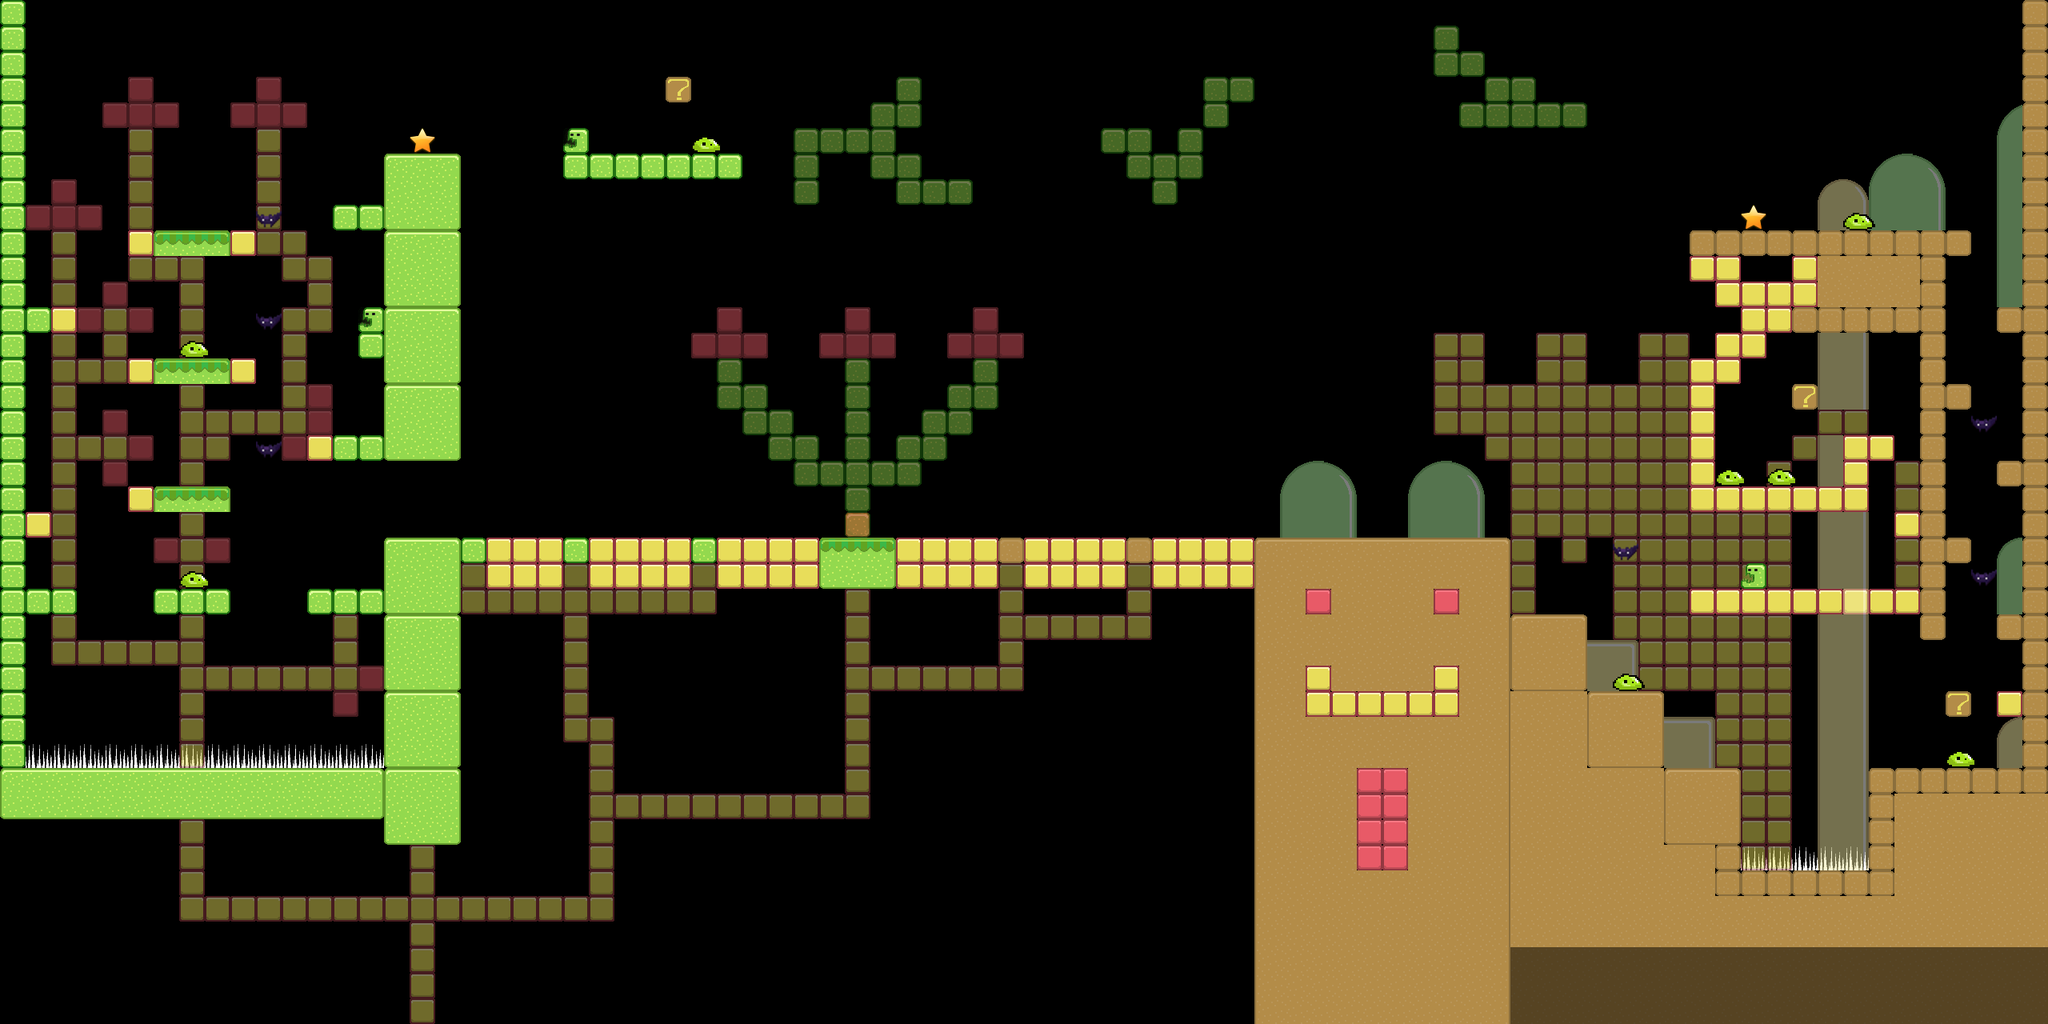

Below is a game level as drawn by its tile map, then a one-line description and the .tmx that defines it (tile-layer data replaced by summaries):
An orthogonal 80x40 tile map with 32x32 px tiles, 5 tile layers (tile, player, background, star, ...), 6 tilesets.

<map version="1.0" orientation="orthogonal" width="80" height="40" tilewidth="32" tileheight="32">
 <tileset firstgid="1" name="blockRed" tilewidth="32" tileheight="32">
  <image source="blockRed.png" width="32" height="32" />
 </tileset>
 <tileset firstgid="2" name="tileset" tilewidth="32" tileheight="32">
  <image source="tileset.png" width="192" height="576" />
  <tile id="53">
   <properties>
    <property name="type" value="fuzzyBlock" />
   </properties>
  </tile>
  <tile id="97">
   <properties>
    <property name="type" value="spikes" />
   </properties>
  </tile>
 </tileset>
 <tileset firstgid="110" name="star" tilewidth="32" tileheight="32">
  <image source="star.png" width="32" height="32" />
 </tileset>
 <tileset firstgid="111" name="slime0" tilewidth="40" tileheight="22">
  <image source="slime0.png" width="40" height="22" />
  <tile id="0">
   <properties>
    <property name="type" value="slime" />
   </properties>
  </tile>
 </tileset>
 <tileset firstgid="112" name="arrowTrap" tilewidth="32" tileheight="32">
  <image source="arrowTrap.png" width="32" height="32" />
  <tile id="0">
   <properties>
    <property name="type" value="arrowTrap" />
   </properties>
  </tile>
 </tileset>
 <tileset firstgid="113" name="bat" tilewidth="32" tileheight="32">
  <image source="bat.png" width="32" height="32" />
  <tile id="0">
   <properties>
    <property name="type" value="bat" />
   </properties>
  </tile>
 </tileset>
 <layer name="tile" width="80" height="40">
  <properties>
   <property name="type" value="entity" />
  </properties>
  <data>[3200 cells, 705 non-empty, 27 distinct tile ids]</data>
 </layer>
 <layer name="player" width="80" height="40">
  <data>[3200 cells, 1 non-empty, 1 distinct tile ids]</data>
 </layer>
 <layer name="background" width="80" height="40" opacity="0.48">
  <properties>
   <property name="type" value="background" />
  </properties>
  <data>[3200 cells, 539 non-empty, 23 distinct tile ids]</data>
 </layer>
 <layer name="star" width="80" height="40">
  <properties>
   <property name="type" value="star" />
  </properties>
  <data>[3200 cells, 2 non-empty, 1 distinct tile ids]</data>
 </layer>
 <layer name="enemies" width="80" height="40">
  <properties>
   <property name="type" value="enemies" />
  </properties>
  <data>[3200 cells, 17 non-empty, 3 distinct tile ids]</data>
 </layer>
</map>
